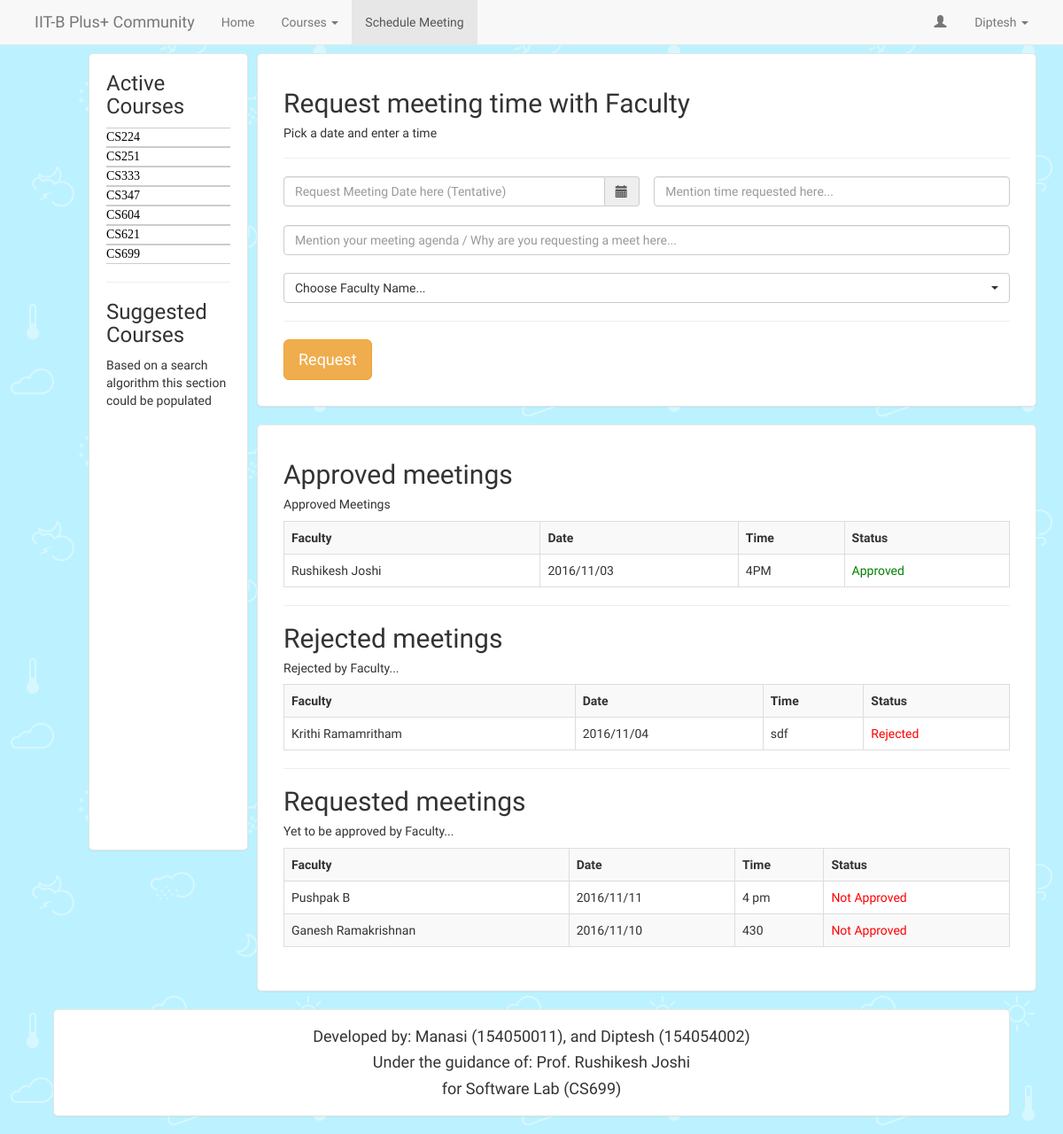
The page /scheduleMeet.php (signed in) on the database its author committed.
### tables this page shows
CREATE TABLE `tbl_users` (
  `userID` int(11) NOT NULL,
  `instID` varchar(15) DEFAULT NULL,
  `userName` varchar(100) NOT NULL,
  `fullName` varchar(250) DEFAULT NULL,
  `userEmail` varchar(100) NOT NULL,
  `userPass` varchar(100) NOT NULL,
  `instName` varchar(250) DEFAULT NULL,
  `userStatus` int(11) NOT NULL DEFAULT '0',
  `joiningDate` timestamp NULL DEFAULT CURRENT_TIMESTAMP,
  `tokenCode` varchar(100) NOT NULL
);

CREATE TABLE `tbl_class_allocation` (
  `userID` int(11) NOT NULL DEFAULT '0',
  `classID` varchar(10) NOT NULL DEFAULT '',
  `userStatus` int(11) NOT NULL
);

CREATE TABLE `tbl_schedule_meeting` (
  `studentUserID` int(11) NOT NULL,
  `facultyUserID` int(11) NOT NULL,
  `meetingDate` varchar(255) DEFAULT NULL,
  `meetingTime` varchar(255) DEFAULT NULL,
  `about` varchar(500) DEFAULT NULL,
  `approved` tinyint(1) NOT NULL DEFAULT '0'
);

### class.user.php (called while the page is built, shortened)
<?php
class USER
{
	private $conn;
	public function __construct()
	{
		$database = new Database();
		$db = $database->dbConnection();
		$this->conn = $db;
	}
	public function runQuery($sql)
	{
		$stmt = $this->conn->prepare($sql);
		return $stmt;
	}
}

### scheduleMeet.php (the view, shortened to what this page needs)
<?php
require_once 'class.user.php';
$user_home = new USER();
$stmt = $user_home->runQuery("SELECT * FROM tbl_users WHERE userID=:uid");
$stmt->execute(array(":uid"=>$_SESSION['userSession']));
$row = $stmt->fetch(PDO::FETCH_ASSOC);
$filename = __FILE__;
$approved = 1;
$notApproved = 0;
$rejected = -1;
?>
<!DOCTYPE html>
<html class="no-js">
	<head>
		<link href="bootstrap/css/bootstrap.min.css" rel="stylesheet" media="screen">
		<link href="bootstrap/css/bootstrap-select.min.css" rel="stylesheet" media="screen">
		<link href="bootstrap/css/bootstrap-responsive.min.css" rel="stylesheet" media="screen">
		<link rel="stylesheet" href="bootstrap/css/bootstrap-datepicker.min.css" />
		<link rel="stylesheet" href="bootstrap/css/bootstrap-datepicker3.min.css" />
		<link href="assets/styles.css" rel="stylesheet" media="screen">
	</head>
	<body>
		<?php include 'navbar.php' ?>
		<?php include 'leftSidebar.php' ?>
		<div class="container">
			<div class="wide-box-around">
				<h2 class="form-signin-heading">Request meeting time with Faculty</h2>
				<h5>Pick a date and enter a time</h5>
				<hr/>
				<div class="form-group">
					<div class="date">
						<div class="input-group input-append date" id="meetDatePicker"  style="width:49%; float: left;">
							<input type="text" class="form-control input-block-level" placeholder="Request Meeting Date here (Tentative)" name="meetDate" id="meetDate" />
							<span class="input-group-addon add-on"><span class="glyphicon glyphicon-calendar"></span></span>
						</div>
						<div class="time" style="width: 49%; float: right;"><input class="form-control" type="text" id="meetTime" name="meetTime" placeholder="Mention time requested here..."></input></div>
						<br/>
					</div>
				</div>
				<br/>
				<input class="form-control" type="text" id="about" name="about" placeholder="Mention your meeting agenda / Why are you requesting a meet here..."></input>
				<br/>
				<hr/>
				<input type="button" class="btn btn-lg btn-warning" id="submit" name="submit" value="Request"  onclick="meetRequest();"></input>
			</div>
			<div class="wide-box-around">
				<?php
					$stmt = $user_home->runQuery("SELECT * FROM tbl_schedule_meeting WHERE studentUserID=:uid AND approved=:app");
					$stmt->execute(array(":uid"=>$userID, ":app"=>$approved));
					$count = $stmt->rowCount();
					if($count){
						echo "<h2 class=\"form-signin-heading\">Approved meetings</h2>";
						echo "<h5>Approved Meetings</h5>";
						echo "<table class=\"table table-striped table-bordered\"><th>Faculty</th><th>Date</th><th>Time</th><th>Status</th>";
						while($row = $stmt->fetch(PDO::FETCH_ASSOC)){
							$stmtGetFacultyName = $user_home->runQuery("SELECT * FROM tbl_users WHERE userID=:fid");
							$stmtGetFacultyName->execute(array(":fid"=>$row['facultyUserID']));
							$facultyName = $stmtGetFacultyName->fetch(PDO::FETCH_ASSOC);
							echo "<tr><td>".$facultyName['fullName']."</td><td>".$row['meetingDate']."</td><td>".$row['meetingTime']."</td><td style=\"color: green\">Approved</td></tr>";
						}
						echo "</table>";
					}
					else{
						echo "<h3>No approved meetings!</h3>";
					}
				$stmtReject = $user_home->runQuery("SELECT * FROM tbl_schedule_meeting WHERE studentUserID=:uid AND approved=:app");
				$stmtReject->execute(array(":uid"=>$userID, ":app"=>$rejected));
				$countRej = $stmtReject->rowCount();
				if($countRej) {
				?>
				<hr>
				<h2 class="form-signin-heading">Rejected meetings</h2>
				<h5>Rejected by Faculty...</h5>
				<?php
					echo "<table class=\"table table-striped table-bordered\"><th>Faculty</th><th>Date</th><th>Time</th><th>Status</th>";
					while($row = $stmtReject->fetch(PDO::FETCH_ASSOC)){
						$stmtGetFacultyName = $user_home->runQuery("SELECT * FROM tbl_users WHERE userID=:fid");
						$stmtGetFacultyName->execute(array(":fid"=>$row['facultyUserID']));
						$facultyName = $stmtGetFacultyName->fetch(PDO::FETCH_ASSOC);
						echo "<tr><td>".$facultyName['fullName']."</td><td>".$row['meetingDate']."</td><td>".$row['meetingTime']."</td><td style=\"color: red\">Rejected</td></tr>";
					}
					echo "</table>";
				}
				if($count){
				?>
				<hr>
				<h2 class="form-signin-heading">Requested meetings</h2>
				<h5>Yet to be approved by Faculty...</h5>
				<?php
					$stmt = $user_home->runQuery("SELECT * FROM tbl_schedule_meeting WHERE studentUserID=:uid AND approved=:app");
					$stmt->execute(array(":uid"=>$userID, ":app"=>$notApproved));
					echo "<table class=\"table table-striped table-bordered\"><th>Faculty</th><th>Date</th><th>Time</th><th>Status</th>";
					while($row = $stmt->fetch(PDO::FETCH_ASSOC)){
						$stmtGetFacultyName = $user_home->runQuery("SELECT * FROM tbl_users WHERE userID=:fid");
						$stmtGetFacultyName->execute(array(":fid"=>$row['facultyUserID']));
						$facultyName = $stmtGetFacultyName->fetch(PDO::FETCH_ASSOC);
						echo "<tr><td>".$facultyName['fullName']."</td><td>".$row['meetingDate']."</td><td>".$row['meetingTime']."</td><td style=\"color: red\">Not Approved</td></tr>";
					}
					echo "</table>";
				}
				else {
				?>
				<h3>No meeting requests are pending for approval!</h3>
				<?php } ?>
			</div>
		</div>
	</body>
	<?php include 'footer.php' ?>
</html>

### navbar.php (shortened to what this page needs)
<?php
	$ext = pathinfo($filename, PATHINFO_FILENAME);
?>
<nav class="navbar navbar-default navbar-fixed-top" style="padding-left:2%; padding-right: 2%; padding-bottom: 0px; font-family: 'Baloo Bhaina', cursive;">
  <div class="container-fluid">
    <div class="navbar-header">
      <a class="navbar-brand" href="home.php" style="font-family: 'Delius Unicase', cursive;">IIT-B Plus+ Community</a>
    </div>
    <div class="collapse navbar-collapse" id="bs-example-navbar-collapse-1">
      <ul class="nav navbar-nav">
        <li <?php if($ext=="home"){ echo "class=\"active\""; } ?>>
			<a href="home.php">Home</a>
		</li>
		<li class="dropdown">
			<a href="#" data-toggle="dropdown" class="dropdown-toggle">Courses <b class="caret"></b>
			</a>
		</li>
		<li <?php if( ($ext=="scheduleMeet") || ($ext=="scheduleMeet") ){ echo "class=\"active\""; } ?>>
			<a href="scheduleMeet.php">Schedule Meeting</a>
		</li>
	</ul>
	<ul class="nav navbar-nav navbar-right">
		<li class="dropdown">
			<a href="#" role="button" class="dropdown-toggle" data-toggle="dropdown"> <i class="glyphicon glyphicon-user">&nbsp;&nbsp;</i>
				<?php echo $row['fullName']; ?> <i class="caret"></i>
			</a>
		</li>
	</ul>
    </div>
  </div>
</nav>

### leftSidebar.php
<?php
	$stmt1 = $user_home->runQuery("SELECT * FROM tbl_class_allocation WHERE userID=:uid");
	$stmt1->execute(array(":uid"=>$userID));
	$sentCID = isset($_GET['cid']) ? $_GET['cid'] : '';
?>
<div class="left-box-around mobileNotShow">
	<h3>Active Courses</h3>
	<ul id="ulwala">
<?php
	while ($courses = $stmt1->fetch(PDO::FETCH_ASSOC)){
		if($sentCID === $courses['classID']){
			echo "<li id=\"liactivewala\"><a href=\"showCourse.php?cid=".$courses['classID']."\">".$courses['classID']."</a></li>";
		}
		else{
			echo "<li id=\"liwala\"><a href=\"showCourse.php?cid=".$courses['classID']."\">".$courses['classID']."</a></li>";
		}
	}
?>
	</ul>
	<hr>
	<h3>Suggested Courses</h3>
	<p>Based on a search algorithm this section could be populated</p>
</div>

### assets/styles.css (style rules this page uses)
body { padding-top: 60px; background-image: url("backImage2.png"); }
#ulwala { list-style-type: none; margin: 0; padding: 0; }
#liwala:first-child { border-top: 1px solid #ccc; }
#liwala { font-family: 'Bree Serif', serif; font: 200 20px/1.5; border-top: 1px solid #ccc; border-bottom: 1px solid #ccc; }
#liwala:last-child { border-bottom: 1px solid #ccc; }
#liwala a { text-decoration: none; color: #000; -webkit-transition: font-size 0.3s ease, background-color 0.3s ease; -moz-transition: font-size 0.3s ease, background-color 0.3s ease; -o-transition: font-size 0.3s ease, background-color 0.3s ease; -ms-transition: font-size 0.3s ease, background-color 0.3s ease; transition: font-size 0.3s ease, background-color 0.3s ease; display: block; width: 100%; }
.left-box-around { font-family: 'Baloo Bhaina', cursive; width: 15%; height: 900px; float: left; padding: 0px 19px 19px; margin: 0px 10px 0px 100px; background-color: #fff; overflow: auto; border: 1px solid #e5e5e5; -webkit-border-radius: 5px; -moz-border-radius: 5px; border-radius: 5px; -webkit-box-shadow: 0 1px 2px rgba(0,0,0,.05); -moz-box-shadow: 0 1px 2px rgba(0,0,0,.05); box-shadow: 0 1px 2px rgba(0,0,0,.05); }
.wide-box-around { font-family: 'Trocchi', serif; max-width: 85%; padding: 19px 29px 29px; margin: 0 auto 20px; background-color: #fff; overflow: auto; border: 1px solid #e5e5e5; -webkit-border-radius: 5px; -moz-border-radius: 5px; border-radius: 5px; -webkit-box-shadow: 0 1px 2px rgba(0,0,0,.05); -moz-box-shadow: 0 1px 2px rgba(0,0,0,.05); box-shadow: 0 1px 2px rgba(0,0,0,.05); }

### rows shown on the page
tbl_users: fullName "Diptesh"
tbl_class_allocation: classID "CS224"
tbl_class_allocation: classID "CS251"
tbl_class_allocation: classID "CS333"
tbl_class_allocation: classID "CS347"
tbl_class_allocation: classID "CS604"
tbl_class_allocation: classID "CS621"
tbl_class_allocation: classID "CS699"
tbl_schedule_meeting: tbl_users.fullName "Rushikesh Joshi", meetingDate "2016/11/03", meetingTime "4PM"
tbl_schedule_meeting: tbl_users.fullName "Krithi Ramamritham", meetingDate "2016/11/04", meetingTime "sdf"
tbl_schedule_meeting: tbl_users.fullName "Pushpak B", meetingDate "2016/11/11", meetingTime "4 pm"
tbl_schedule_meeting: tbl_users.fullName "Ganesh Ramakrishnan", meetingDate "2016/11/10", meetingTime "430"
